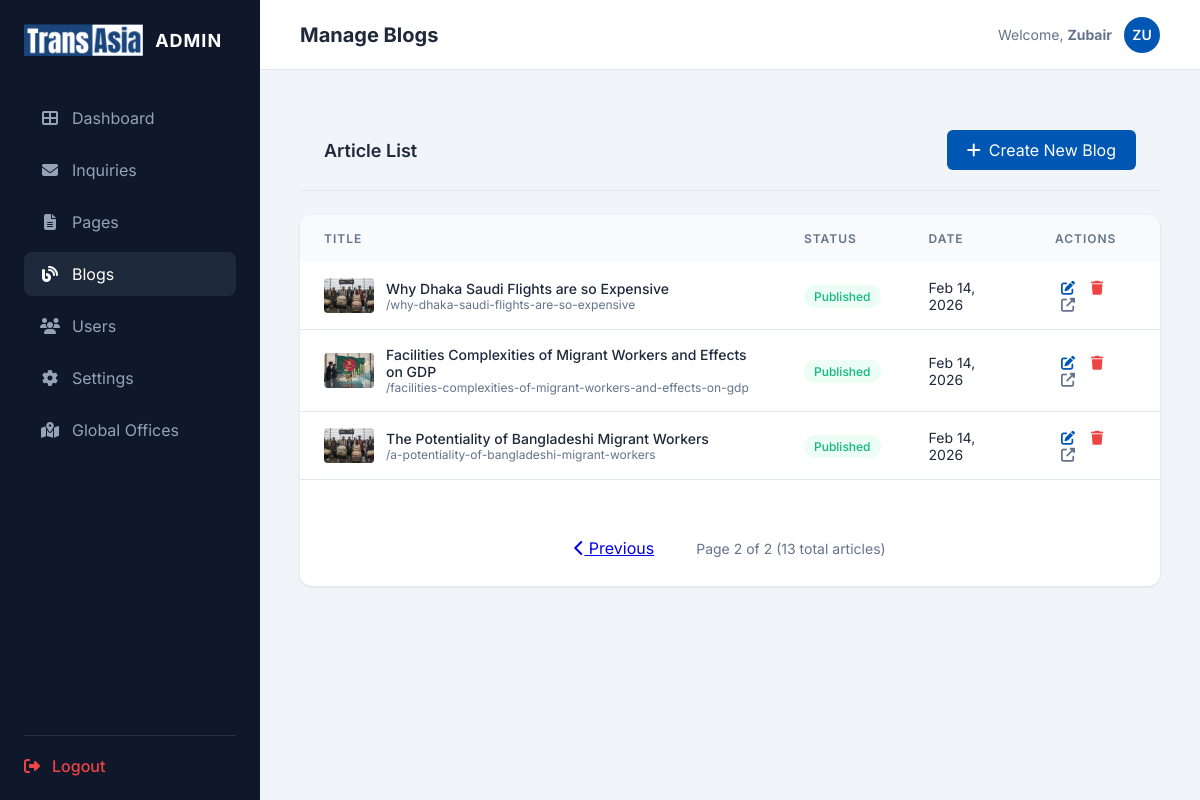
Page /admin/blogs.php?page=2 (signed in) on the committed database.
### tables this page shows
CREATE TABLE `blogs` (
  `id` int(11) NOT NULL AUTO_INCREMENT,
  `title` varchar(255) NOT NULL,
  `slug` varchar(255) NOT NULL,
  `keywords` text DEFAULT NULL,
  `content` longtext DEFAULT NULL,
  `excerpt` text DEFAULT NULL,
  `image_url` varchar(255) DEFAULT NULL,
  `status` enum('Draft','Published') DEFAULT 'Draft',
  `created_at` timestamp NOT NULL DEFAULT current_timestamp(),
  `updated_at` timestamp NOT NULL DEFAULT current_timestamp() ON UPDATE current_timestamp(),
  PRIMARY KEY (`id`),
  UNIQUE KEY `slug` (`slug`)
);

### admin/blogs.php (the view, shortened to what this page needs)
<?php
include 'includes/admin-header.php';
$blogs_per_page = 10;
$current_page = isset($_GET['page']) ? max(1, intval($_GET['page'])) : 1;
$offset = ($current_page - 1) * $blogs_per_page;
$count_stmt = $pdo->query("SELECT COUNT(*) FROM blogs");
$total_blogs = $count_stmt->fetchColumn();
$total_pages = ceil($total_blogs / $blogs_per_page);
$stmt = $pdo->prepare("SELECT * FROM blogs ORDER BY created_at DESC LIMIT ? OFFSET ?");
$stmt->execute([$blogs_per_page, $offset]);
$blogs = $stmt->fetchAll();
?>
<div class="card-header" style="display: flex; justify-content: space-between; align-items: center; margin-bottom: 24px;">
    <h2>Article List</h2>
    <a href="blog-edit.php" class="btn btn-primary" style="background: var(--admin-primary); padding: 10px 20px; border-radius: 6px; text-decoration: none; color: white; display: flex; align-items: center; gap: 8px;">
        <i class="fas fa-plus"></i> Create New Blog
    </a>
</div>
<div class="content-card">
    <table class="admin-table">
        <thead>
            <tr>
                <th>Title</th>
                <th>Status</th>
                <th>Date</th>
                <th>Actions</th>
            </tr>
        </thead>
        <tbody>
            <?php foreach ($blogs as $blog): ?>
            <tr>
                <td>
                    <div style="display: flex; align-items: center; gap: 12px;">
                        <?php if ($blog['image_url']): ?>
                            <img src="../<?php echo htmlspecialchars($blog['image_url']); ?>" style="width: 50px; height: 35px; object-fit: cover; border-radius: 4px;">
                        <?php else: ?>
                            <div style="width: 50px; height: 35px; background: #eee; border-radius: 4px; display: flex; align-items: center; justify-content: center; font-size: 10px; color: #999;">No Image</div>
                        <?php endif; ?>
                        <div>
                            <div style="font-weight: 500;"><?php echo htmlspecialchars($blog['title']); ?></div>
                            <div style="font-size: 12px; color: var(--text-muted);">/<?php echo htmlspecialchars($blog['slug']); ?></div>
                        </div>
                    </div>
                </td>
                <td>
                    <span class="badge <?php echo ($blog['status'] == 'Published') ? 'badge-success' : 'badge-pending'; ?>">
                        <?php echo $blog['status']; ?>
                    </span>
                </td>
                <td><?php echo date('M d, Y', strtotime($blog['created_at'])); ?></td>
                <td>
                    <a href="blog-edit.php?id=<?php echo $blog['id']; ?>" class="btn-action" title="Edit" style="color: var(--admin-primary);"><i class="fas fa-edit"></i></a>
                    <a href="?delete=<?php echo $blog['id']; ?>" class="btn-action" title="Delete" style="color: #ef4444;" onclick="return confirm('Are you sure you want to delete this blog?')"><i class="fas fa-trash"></i></a>
                    <a href="../blog-detail.php?slug=<?php echo $blog['slug']; ?>" target="_blank" class="btn-action" title="View"><i class="fas fa-external-link-alt"></i></a>
                </td>
            </tr>
            <?php endforeach; ?>
        </tbody>
    </table>
    <?php if ($total_pages > 1): ?>
    <div style="display: flex; justify-content: center; align-items: center; gap: 10px; margin-top: 30px; padding: 20px;">
        <?php if ($current_page > 1): ?>
            <a href="?page=<?php echo $current_page - 1; ?>" class="btn btn-outline-sm" style="padding: 8px 16px;">
                <i class="fas fa-chevron-left"></i> Previous
            </a>
        <?php endif; ?>
        <span style="padding: 8px 16px; color: var(--text-muted); font-size: 14px;">
            Page <?php echo $current_page; ?> of <?php echo $total_pages; ?> (<?php echo $total_blogs; ?> total articles)
        </span>
    </div>
    <?php endif; ?>
</div>
<?php include 'includes/admin-footer.php'; ?>

### css/admin-styles.css (style rules this page uses)
* { box-sizing: border-box; margin: 0; padding: 0; }
:root { --admin-bg: #f1f5f9; --admin-card-bg: #ffffff; --admin-primary: #0056b3; --admin-secondary: #64748b; --sidebar-width: 260px; --sidebar-bg: #0f172a; --sidebar-hover: #1e293b; --text-main: #1e293b; --text-muted: #64748b; --border-color: #e2e8f0; --success: #10b981; --warning: #f59e0b; --danger: #ef4444; }
body.admin-page { background-color: var(--admin-bg); color: var(--text-main); font-family: 'Inter', sans-serif; margin: 0; display: flex; }
.content-card { background: white; border-radius: 12px; box-shadow: 0 1px 3px rgba(0, 0, 0, 0.1); overflow: hidden; }
.card-header { padding: 20px 24px; border-bottom: 1px solid var(--border-color); display: flex; align-items: center; justify-content: space-between; }
.card-header h2 { font-size: 18px; font-weight: 600; margin: 0; }
.admin-table { width: 100%; border-collapse: collapse; }
.admin-table th { text-align: left; padding: 16px 24px; background: #f8fafc; font-size: 12px; text-transform: uppercase; color: var(--text-muted); font-weight: 600; letter-spacing: 1px; }
.admin-table td { padding: 16px 24px; border-bottom: 1px solid var(--border-color); font-size: 14px; }
.badge { padding: 4px 10px; border-radius: 99px; font-size: 12px; font-weight: 500; }
.badge-success { background: #ecfdf5; color: #10b981; }
.btn-action { padding: 6px; color: var(--text-muted); transition: color 0.3s ease; cursor: pointer; }

### rows in the picture
blogs: image_url (picture), title "Why Dhaka Saudi Flights are so Expensive", slug "why-dhaka-saudi-flights-are-so-expensive", status "Published", created_at "Feb 14, 2026"
blogs: image_url (picture), title "Facilities Complexities of Migrant Workers and Effects on GDP", slug "facilities-complexities-of-migrant-workers-and-effects-on-gdp", status "Published", created_at "Feb 14, 2026"
blogs: image_url (picture), title "The Potentiality of Bangladeshi Migrant Workers", slug "a-potentiality-of-bangladeshi-migrant-workers", status "Published", created_at "Feb 14, 2026"

### other values in the picture
$page_title "Manage Blogs"
$_SESSION['admin_user'] "Zubair"
substr($_SESSION['admin_user'], 0, 2) "ZU"
$current_page "2"
$total_pages "2"
$total_blogs "13"
